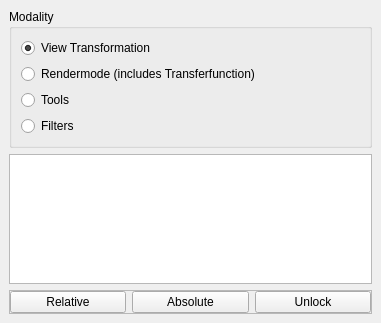
  <widget class="QDockWidget" name="dockWidget_LockOptions" >
   <property name="geometry" >
    <rect>
     <x>0</x>
     <y>781</y>
     <width>381</width>
     <height>323</height>
    </rect>
   </property>
   <property name="windowTitle" >
    <string>Locking Options</string>
   </property>
   <attribute name="dockWidgetArea" >
    <number>1</number>
   </attribute>
   <widget class="QWidget" name="dockWidgetContents_9" >
    <property name="geometry" >
     <rect>
      <x>0</x>
      <y>22</y>
      <width>381</width>
      <height>301</height>
     </rect>
    </property>
    <layout class="QVBoxLayout" name="verticalLayout_17" >
     <item>
      <widget class="QGroupBox" name="groupBox_10" >
       <property name="title" >
        <string>Modality</string>
       </property>
       <layout class="QVBoxLayout" name="verticalLayout_18" >
        <property name="spacing" >
         <number>6</number>
        </property>
        <property name="margin" >
         <number>9</number>
        </property>
        <item>
         <widget class="QRadioButton" name="radioButton_ViewLock" >
          <property name="text" >
           <string>View Transformation</string>
          </property>
          <property name="checked" >
           <bool>true</bool>
          </property>
         </widget>
        </item>
        <item>
         <widget class="QRadioButton" name="radioButton_RenderModeLock" >
          <property name="text" >
           <string>Rendermode (includes Transferfunction)</string>
          </property>
         </widget>
        </item>
        <item>
         <widget class="QRadioButton" name="radioButton_ToolsLock" >
          <property name="text" >
           <string>Tools</string>
          </property>
         </widget>
        </item>
        <item>
         <widget class="QRadioButton" name="radioButton_FiltersLock" >
          <property name="text" >
           <string>Filters</string>
          </property>
         </widget>
        </item>
       </layout>
      </widget>
     </item>
     <item>
      <widget class="QListWidget" name="listWidget_Lock" >
       <property name="alternatingRowColors" >
        <bool>true</bool>
       </property>
       <property name="selectionMode" >
        <enum>QAbstractItemView::MultiSelection</enum>
       </property>
      </widget>
     </item>
     <item>
      <widget class="QFrame" name="frame_11" >
       <property name="frameShape" >
        <enum>QFrame::StyledPanel</enum>
       </property>
       <property name="frameShadow" >
        <enum>QFrame::Raised</enum>
       </property>
       <layout class="QHBoxLayout" name="horizontalLayout_12" >
        <property name="margin" >
         <number>0</number>
        </property>
        <item>
         <widget class="QPushButton" name="pushButton_RelativeLock" >
          <property name="text" >
           <string>Relative</string>
          </property>
         </widget>
        </item>
        <item>
         <widget class="QPushButton" name="pushButton_AbsoluteLock" >
          <property name="text" >
           <string>Absolute</string>
          </property>
         </widget>
        </item>
        <item>
         <widget class="QPushButton" name="pushButton_Unlock" >
          <property name="text" >
           <string>Unlock</string>
          </property>
         </widget>
        </item>
       </layout>
      </widget>
     </item>
    </layout>
   </widget>
  </widget>
